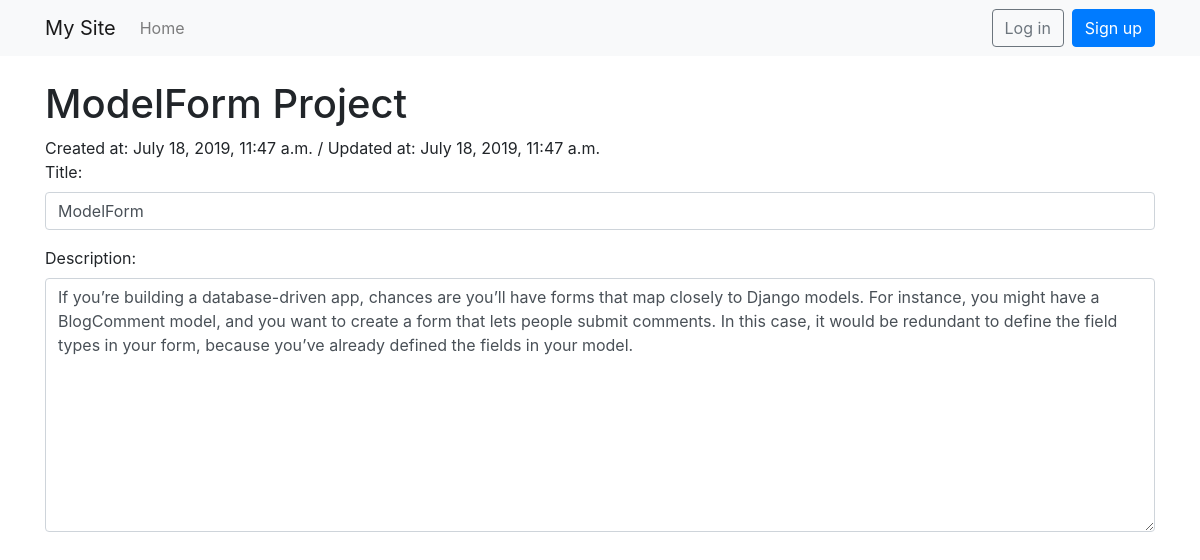
Screenshot of /15/ with the database file from the repository.
### todo/models.py (models this page shows, shortened)
class Project(models.Model):
    title = models.CharField(max_length=50, verbose_name='Title', blank=True)
    description = models.TextField(max_length=200)
    created_at = models.DateTimeField(auto_now_add=True, verbose_name='Created at')
    updated_at = models.DateTimeField(auto_now=True, verbose_name='Updated at')

### todo/views.py (the view)
# urls.py: path('<int:pk>/', views.ProjectDetailView.as_view(), name = 'project-detail'),
class ProjectDetailView(DetailView):
    model = Project
    template_name = 'project_detail.html'
    def get(self, request, *args, **kwargs):
        self.object = self.get_object()
        context = self.get_context_data(object=self.object)
        data={
            'title':self.object.title,
            'description':self.object.description,
            'updated_at':self.object.updated_at,
            'created_at':self.object.created_at,
        }
        context['form']=ProjectForm(data)
        return self.render_to_response(context)

### todo/forms.py
class ProjectForm(forms.Form):
    title = forms.CharField(label='Title',
                            widget=forms.TextInput(
                                attrs={'class': 'form-control'}
                                )
                            )
    description = forms.CharField(required=False,
                                  widget=forms.Textarea(
                                      attrs={'cols': "80", 'rows': "10", 'class': 'form-control'}
                                      )
                                )

### templates/project_detail.html (shortened to what this page needs)
{% extends 'base.html' %}
{% block content %}
    <h1>{{ object.title }} Project</h1>
    <form method="POST" class="project-detail">
        Created at: {{ object.created_at }} /
        Updated at: {{ object.updated_at }}
        {{ form.as_p }}
    </form>
{% endblock %}

### templates/base.html (shortened to what this page needs)
<!doctype html>
<html lang="en">
<head>
  <link rel="stylesheet" href="https://stackpath.bootstrapcdn.com/bootstrap/4.1.3/css/bootstrap.min.css">
</head>
<body>
  <nav class="navbar navbar-expand-lg navbar-light bg-light mb-4">
    <div class="container">
      <a class="navbar-brand" href="{% url 'home' %}">My Site</a>
      <div class="collapse navbar-collapse" id="navbarSupportedContent">
        <ul class="navbar-nav mr-auto">
          <li class="nav-item">
            <a class="nav-link" href="{% url 'home' %}">Home</a>
          </li>
        </ul>
        {% if user.is_authenticated %}
          <ul class="navbar-nav">
            <li class="nav-item dropdown">
              <a class="nav-link dropdown-toggle" href="#" id="navbarDropdown" role="button" data-toggle="dropdown" aria-haspopup="true" aria-expanded="false">
                {{ user.username }}
              </a>
              <div class="dropdown-menu dropdown-menu-right" aria-labelledby="navbarDropdown">
                <a class="dropdown-item" href="{% url 'password_change' %}">Change password</a>
                <div class="dropdown-divider"></div>
                <a class="dropdown-item" href="{% url 'logout' %}">Log out</a>
              </div>
            </li>
          </ul>
        {% else %}
          <form class="form-inline my-2 my-lg-0">
            <a href="{% url 'login' %}" class="btn btn-outline-secondary">Log in</a>
            <a href="{% url 'signup' %}" class="btn btn-primary ml-2">Sign up</a>
          </form>
        {% endif %}
      </div>
    </div>
  </nav>
  <div class="container">
    {% block content %}
    {% endblock %}
  </div>
</body>
</html>

### rows the page displays
Project: title "ModelForm", created_at "July 18, 2019, 11:47 a.m.", updated_at "July 18, 2019, 11:47 a.m.", description "If you’re building a database-driven app, chances are you’ll have forms that map closely to Django models. For instance, you might have a BlogComment model, and you want to create a form that lets people submit comments. In this case, it would be redundant to define the field types in your form, because you’ve already defined the fields in your model."
